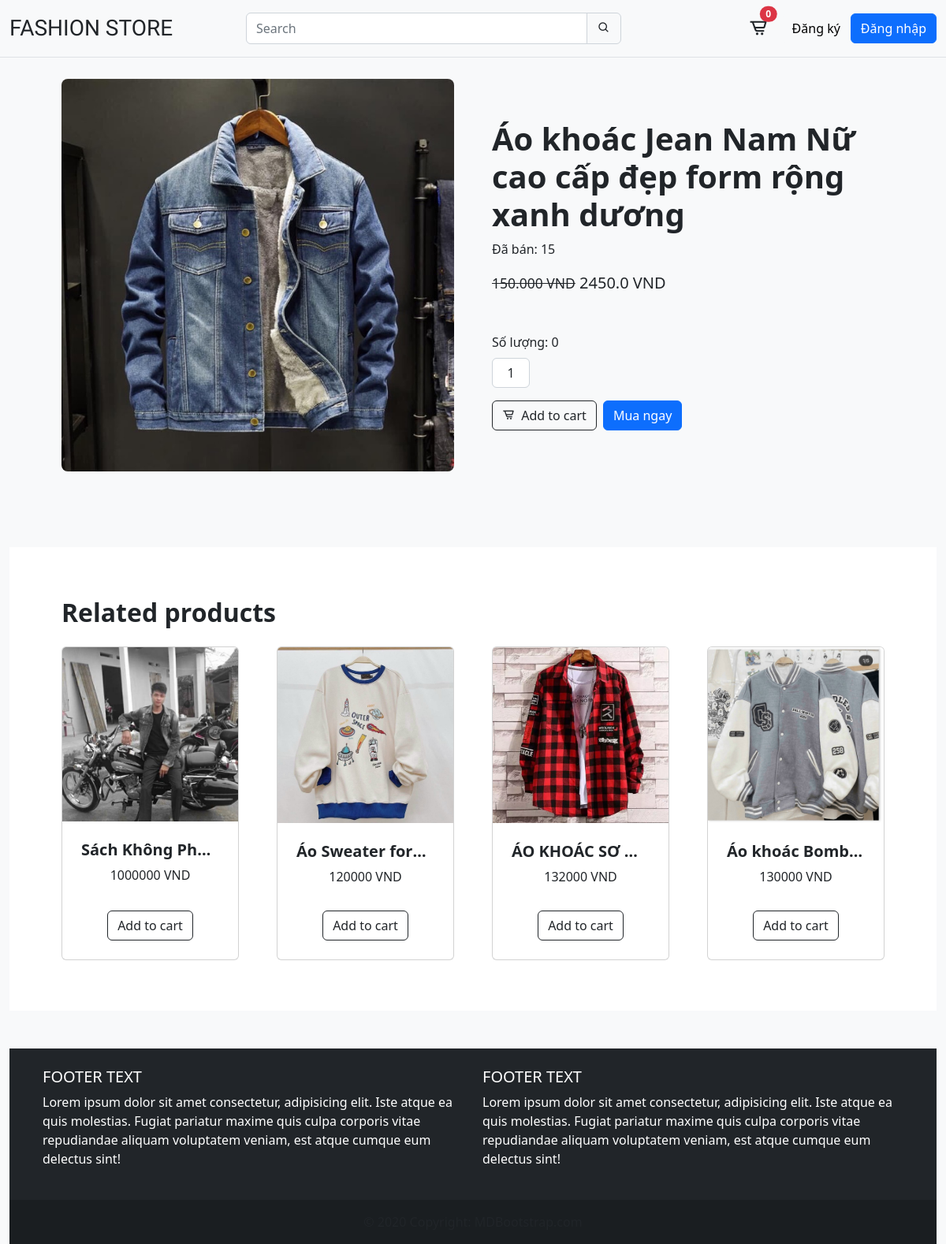
Screenshot of /product/2/ with the database file from the repository.
### product/models.py (models this page shows, shortened)
class Product(models.Model):
    category = models.ForeignKey(
        Category, related_name='products', on_delete=models.CASCADE)
    image = models.ImageField(upload_to='static/assets')
    name = models.CharField(max_length=255)
    slug = models.SlugField()
    price = models.IntegerField()
    old_price = models.IntegerField()
    sale = models.BooleanField(default=False)
    created_at = models.DateTimeField(auto_now_add=True)
    sold = models.IntegerField(default=False)
    class Meta:
        ordering = ('-created_at',)
    def get_display_price(self):
        return self.price / 100

### product/views.py (the view)
# urls.py: path('product/', include('product.urls')),
def product(request, id):
    product = get_object_or_404(Product, id=id)
    relates = Product.objects.all()[0:4]
    return render(request, 'product/product.html', {'product': product, 'reletes': relates})

### cart/cart.py (called while the page is built)
    def __len__(self):
        return sum(item['quantity'] for item in self.cart.values())

### cart/context_processors.py (called while the page is built)
def cart(request):
    return {'cart': Cart(request)}

### product/templates/product/product.html
{% extends 'core/base.html'%} {% block title %}detail{% endblock %}
{% block content %}
{% load static %}
<section class="pb-5" style="margin-top: 100px">
    <div class="container px-4 px-lg-5 my-5">
        <div class="row gx-4 gx-lg-5 align-items-center">
            <div class="col-md-6">
                <img class="card-img-top rounded-3 mb-5 mb-md-0" src="/{{product.image}}" alt="..." />
            </div>
            <div class="col-md-6">
                <h1 class="display-6 fw-bolder">{{product.name}}</h1>
                <span class="sold">Đã bán: 15</span>
                <div class="fs-5 mb-5 mt-3">
                    <span class="small text-decoration-line-through">150.000 VND</span>
                    <span class="h5">{{product.get_display_price}} VND</span>
                </div>
                <div class="quantity mb-3">
                    <label class="mb-2" for="inputQuantity">Số lượng: {{product.sold}}</label>
                    <input
                        class="form-control text-center me-3"
                        id="inputQuantity"
                        type="num"
                        value="1"
                        style="max-width: 3rem"
                    />
                </div>
                <div class="d-flex">
                    <a
                        class="btn btn-outline-dark flex-shrink-0"
                        type="button"
                        hx-get="{% url 'add_to_cart' product.id %}"
                        hx-target="#menu-cart-button"
                        hx-swap="outerHTML"
                    >
                        <i class="bx bx-cart-alt me-1"></i>
                        Add to cart
                    </a>
                    <button class="btn btn-primary flex-shrink-0 ms-2" type="button">Mua ngay</button>
                </div>
            </div>
        </div>
    </div>
</section>
<section class="py-3 bg-white">
    <div class="container px-4 px-lg-5 mt-5">
        <h2 class="fw-bolder mb-4">Related products</h2>
        <div class="row gx-4 gx-lg-5 row-cols-2 row-cols-md-3 row-cols-xl-4 justify-content-center">
            {% for releted in reletes %}
            <div class="col mb-5">
                <div class="card h-100">
                    <img class="card-img-top" src="/{{releted.image}}" alt="..." />
                    <div class="card-body p-4">
                        <div class="text-center">
                            <h5 class="fw-bolder text-truncate">{{releted.name}}</h5>
                            {{releted.price}} VND
                        </div>
                    </div>
                    <div class="card-footer p-4 pt-0 border-top-0 bg-transparent">
                        <div class="text-center">
                            <a
                                class="btn btn-outline-dark mt-auto"
                                hx-get="{% url 'add_to_cart' releted.id %}"
                                hx-target="#menu-cart-button"
                                hx-swap="outerHTML"
                            >Add to cart</a>
                        </div>
                    </div>
                </div>
            </div>
            {% endfor %}
        </div>
    </div>
</section>
{% endblock %}

### core/static/css/styles.css (style rules this page uses)
* { margin: 0; padding: 0; list-style-type: none; }
a { text-decoration: none; color: #212529; }
.card-body { min-height: 110.38px; }

### rows the page displays
Product: image (picture), name "Áo khoác Jean Nam Nữ cao cấp đẹp form rộng xanh dương", get_display_price "2450.0", sold "0"
Product: image (picture), name "Sách Không Ph…", price "1000000"
Product: image (picture), name "Áo Sweater for…", price "120000"
Product: image (picture), name "ÁO KHOÁC SƠ…", price "132000"
Product: image (picture), name "Áo khoác Bomb…", price "130000"

### other values shown
{{ cart|length }} "0"
